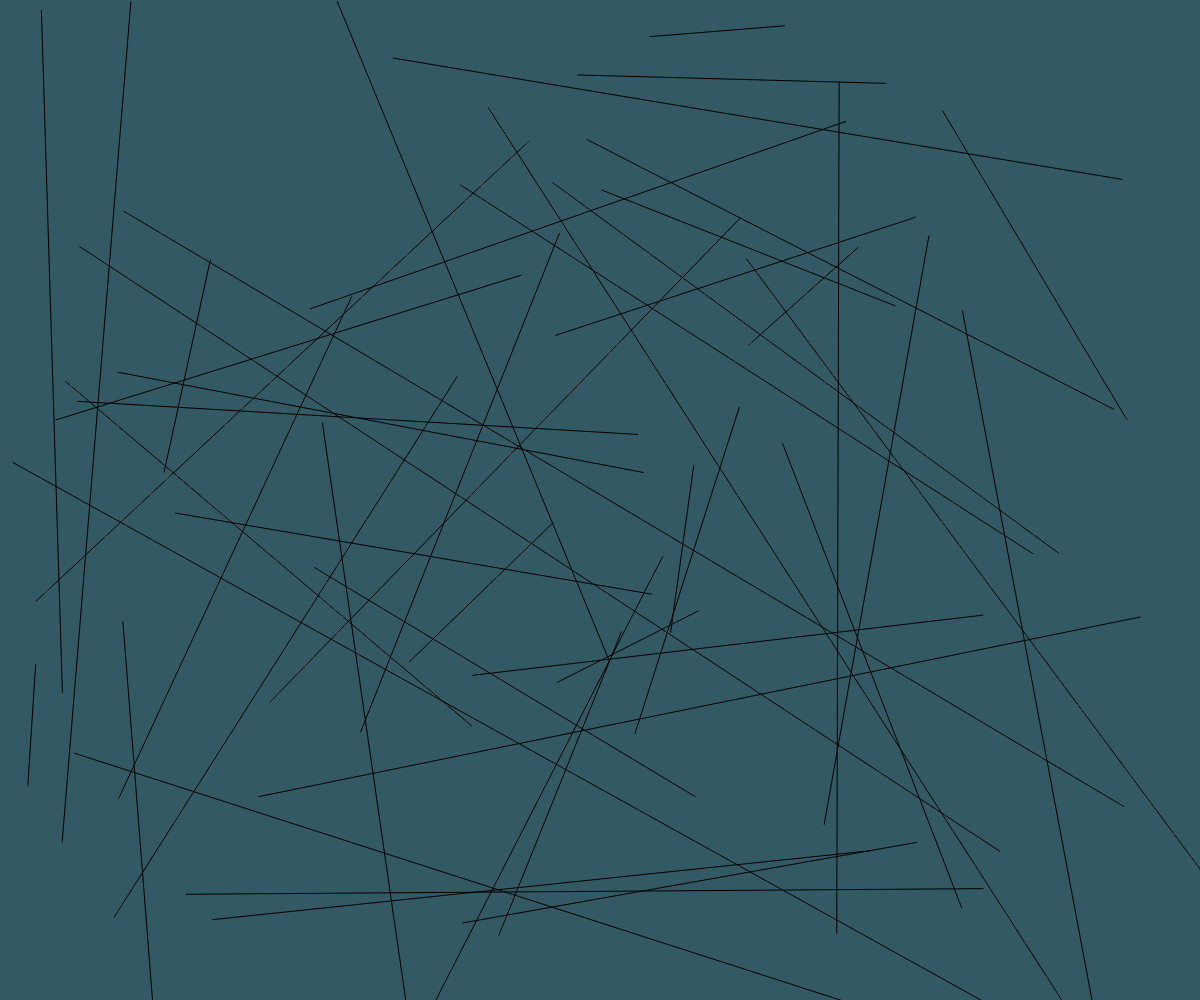
Frame 1 (no input)
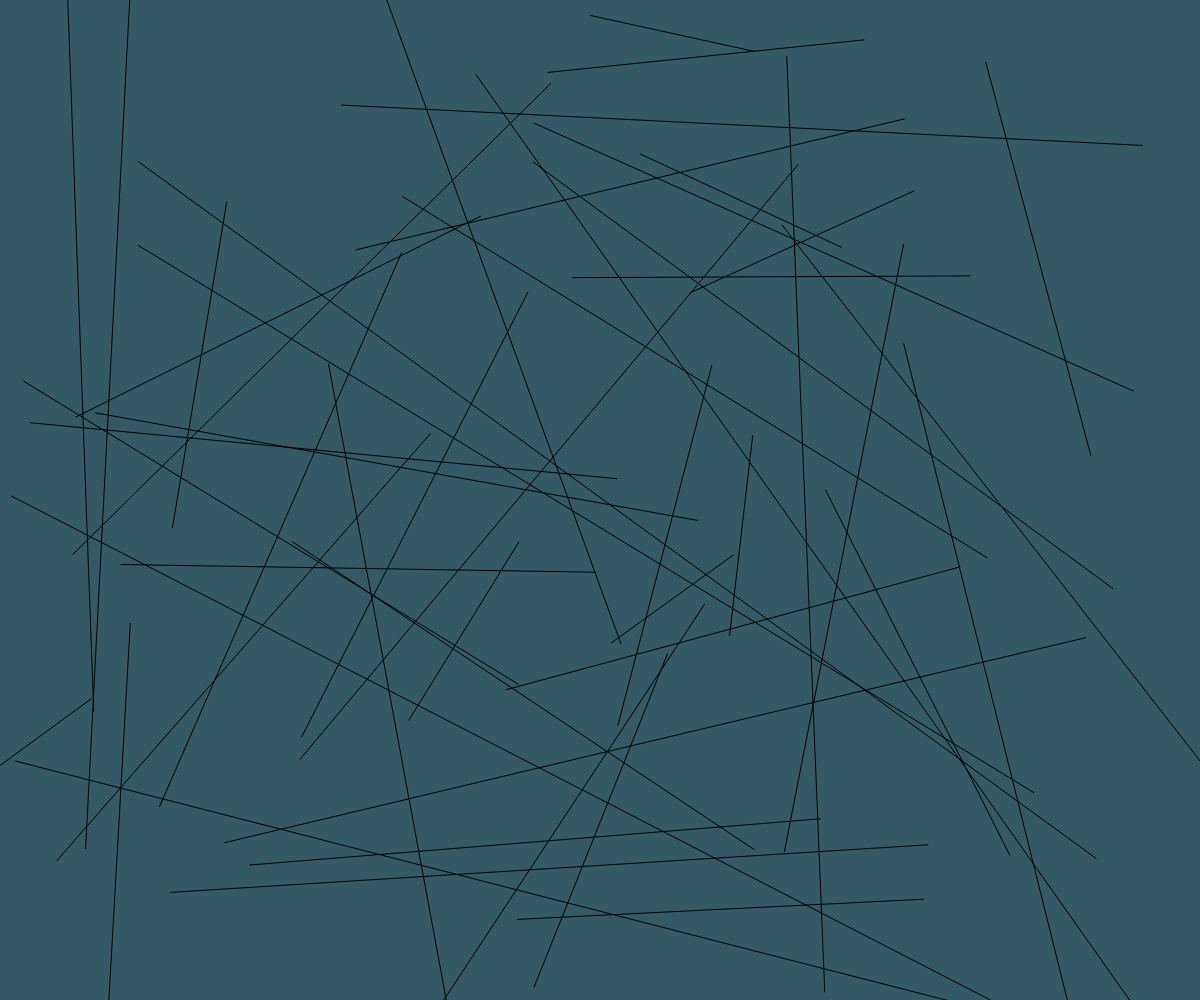
Frame 60 (no input)
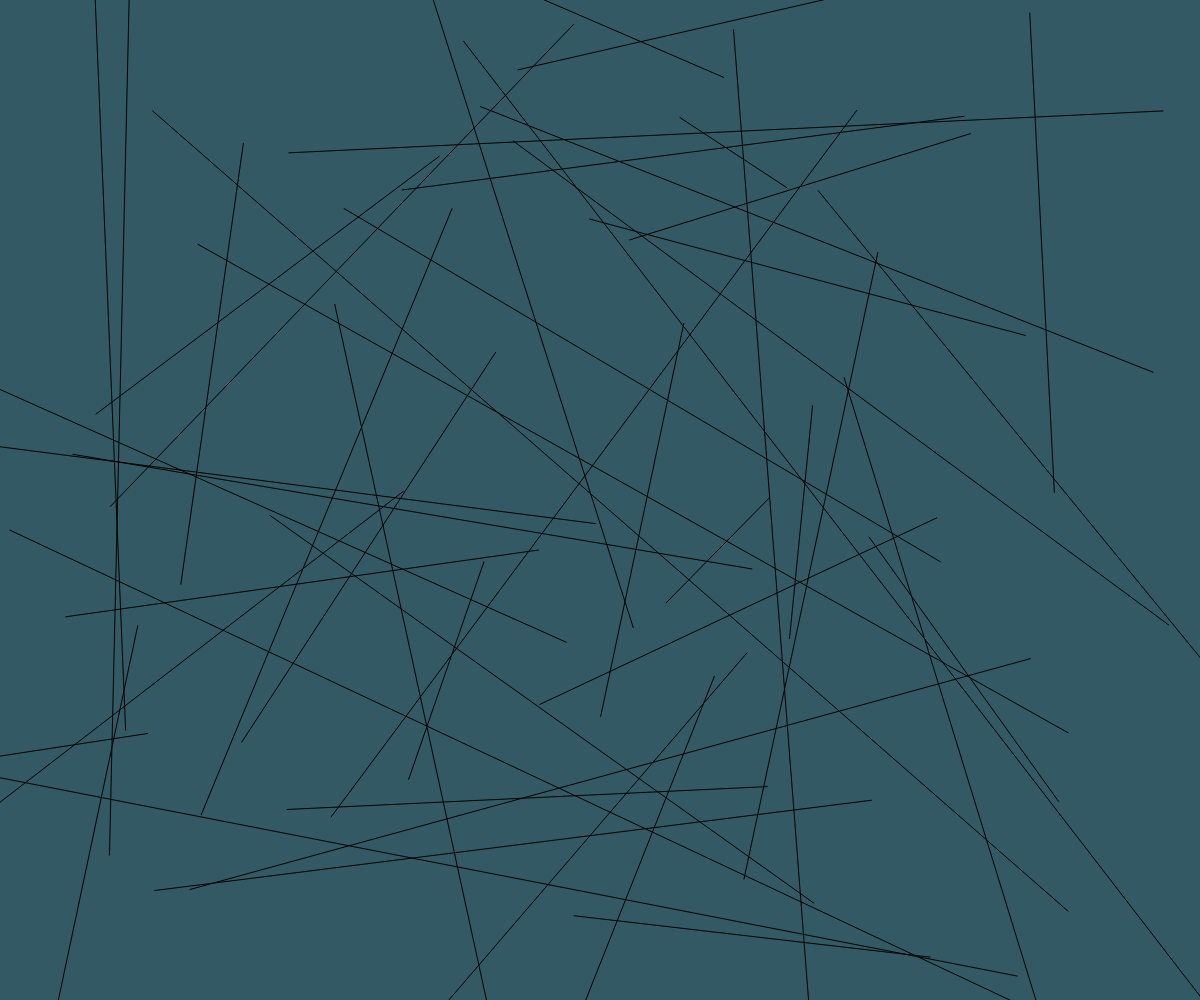
Frame 120 (the mouse pressed at the canvas centre since frame 60)

The p5.js sketch that drew these frames (run headless with seeded random() and noise() and a simulated clock; from frame 60 on, the mouse is pressed at the canvas centre):

// p5.js sketch
// ── sketch.js
/*
 * @name Array of Objects
 * @description Create a Jitter class, instantiate an array of objects
 * and move them around the screen.
 */
let canvas;
let button;
var bugs = []; // array of Jitter objects

function setup() {
  canvas = createCanvas(windowWidth, windowHeight);
  canvas.position(0, 0);
  canvas.style('z-index', '-1');
  // button = createButton('Connect');
  // button.style('background-color', color(20, 15, 255));
  // button.style('background-color', '#4CAF50');
  // button.style('padding', '15px 32px');
  // button.style('font-size', '15px');
  // button.style('border-radius', '15px');
  // Create objects
  for (var i=0; i<50; i++) {
    bugs.push(new Lines());
  }
}

function draw() {
  background(50, 89, 100);
  for (var i=0; i<bugs.length; i++) {
    bugs[i].move();
    bugs[i].display();
  }
}

// Jitter class
function Lines() {
  this.x1 = random(width);
  this.x2 = random(width);
  this.y1 = random(height);
  this.y2 = random(height);

  this.speed1 = random(-Math.PI, Math.PI);
  this.speed2 = random(-Math.PI, Math.PI);
  this.speed3 = random(-Math.PI, Math.PI);
  this.speed4 = random(-Math.PI, Math.PI);
  this.move = function() {
    this.x1 += Math.sin(this.speed1);
    this.x2 += Math.sin(this.speed2);
    this.y1 += Math.sin(this.speed3);
    this.y2 += Math.sin(this.speed4);
  };

  this.display = function() {
    line(this.x1, this.x2, this.y1, this.y2);
  };
}
